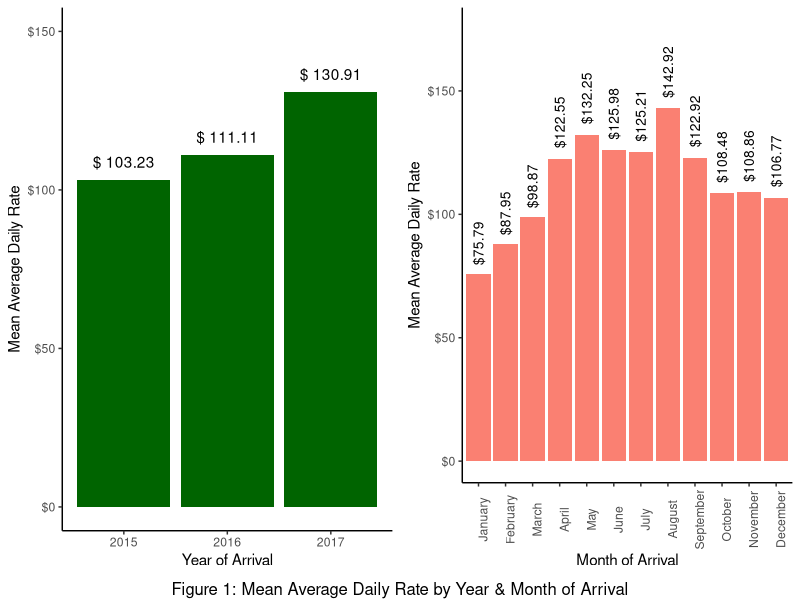
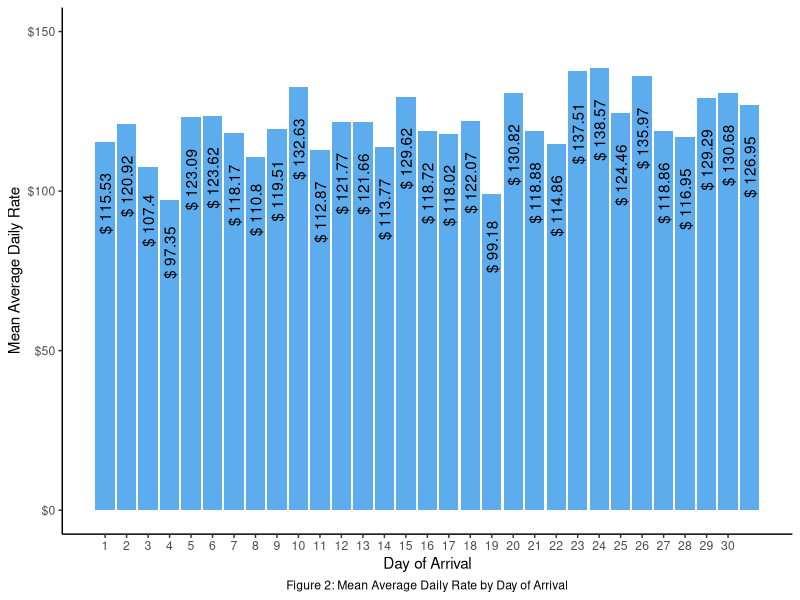
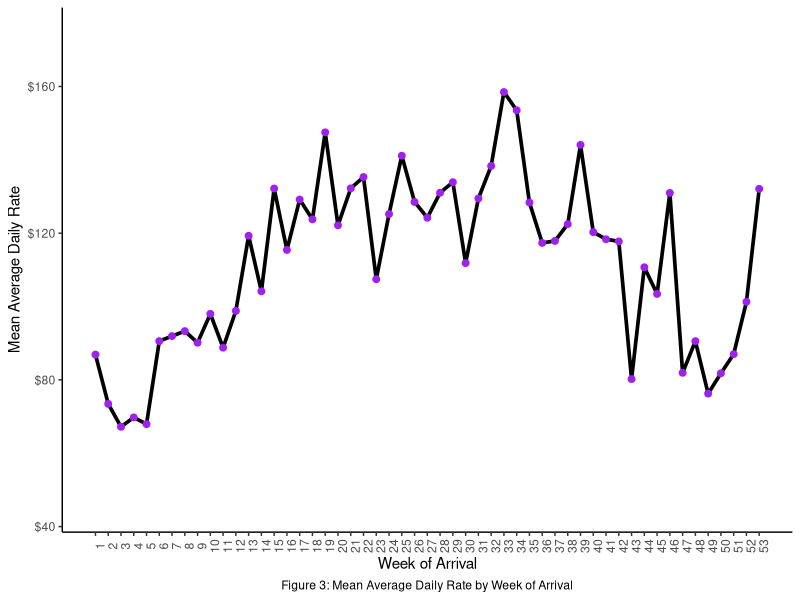
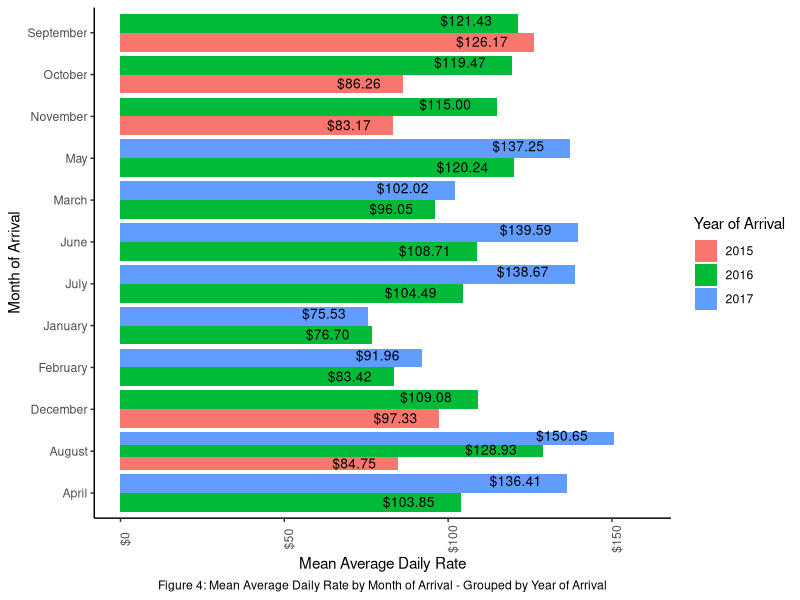
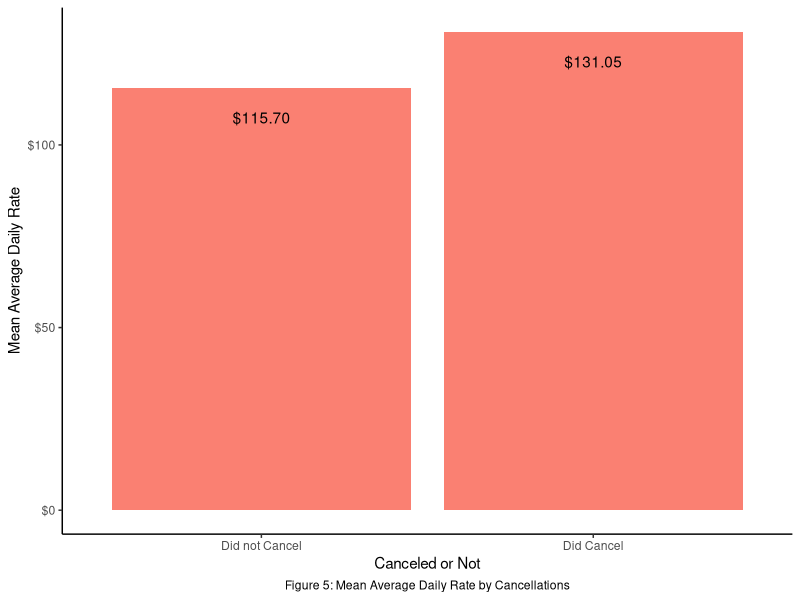
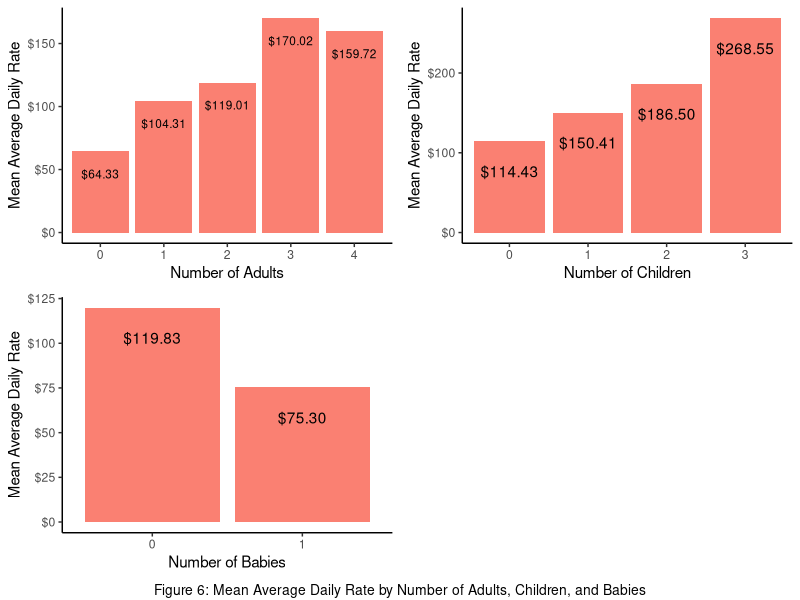
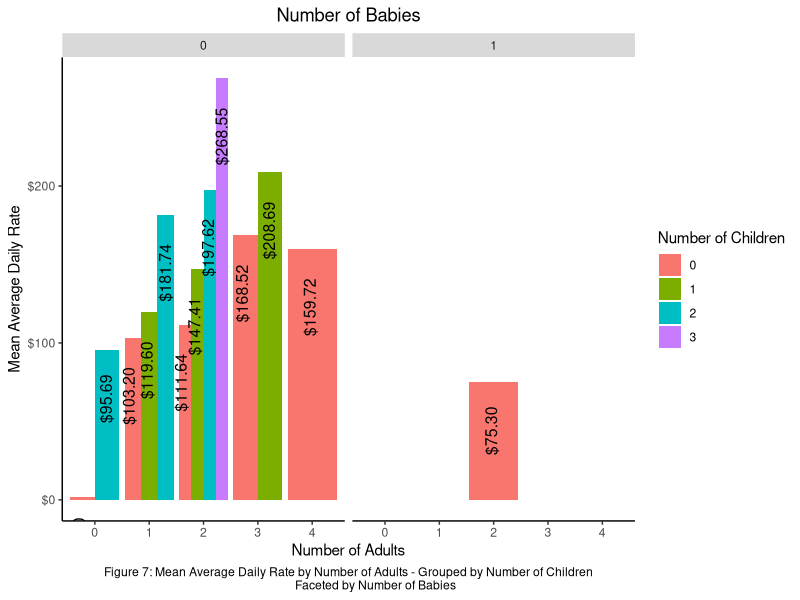
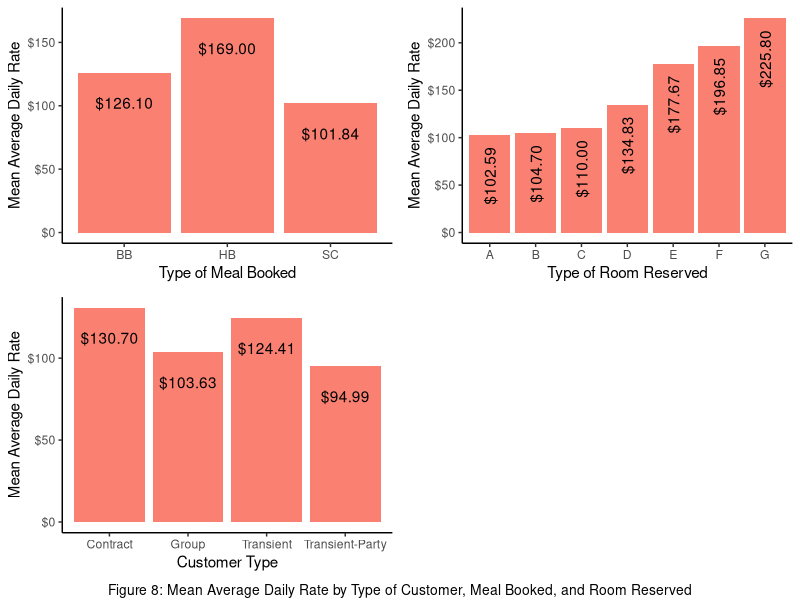

The R script that drew these images, in order:
## ---- chunk 1
knitr::opts_chunk$set(echo=FALSE)
## ---- chunk 2
library(tidyverse)
library(leaps)
library(ranger)
library(grid)
library(gridExtra)
library(knitr)
setwd("C:/Users/Josh/Google Drive/Spring 2020/STAT425/FinalProject")
## ---- chunk 3
#read in data
hotel = read_csv('hotels.csv')
#only keep city hotel observations
city_hotel = hotel %>%
  filter(hotel %in% c("City Hotel"))
#remove hotel variable
rm(hotel)
## ---- chunk 4
#create plot of mean average daily rate by month of arrival
plot_data = city_hotel %>%
  select(arrival_date_month, adr) %>%
  group_by(arrival_date_month) %>%
  summarise(mean_adr = mean(adr)) %>%
  arrange(match(arrival_date_month, month.name))
ggplot(data = plot_data, aes(x = arrival_date_month, y = mean_adr)) +
  geom_bar(stat = 'identity', fill = 'salmon') +
  geom_text(aes(label = scales::dollar(mean_adr)), hjust = -.2, size = 3.5, angle = 90) +
  labs(x = 'Month of Arrival', y = 'Mean Average Daily Rate') +
  scale_y_continuous(labels = scales::dollar, limits = c(0, 175)) +
  scale_x_discrete(limits = month.name) +
  theme(panel.background = element_blank(),
        axis.line = element_line(color = 'black'),
        axis.text.x = element_text(angle = 90)) -> month_plot
#create plot of mean average daily rate by year of arrival
plot_data = city_hotel %>%
  select(arrival_date_year, adr) %>%
  group_by(arrival_date_year) %>%
  summarise(mean_adr = mean(adr))
ggplot(data = plot_data, aes(x = arrival_date_year, y = mean_adr)) +
  geom_bar(stat = 'identity', fill = 'darkgreen') +
  geom_text(aes(label = paste('$',round(mean_adr, 2))),
            vjust = -1) +
  scale_y_continuous(labels = scales::dollar,
                     limits = c(0, 150)) +
  labs(x = 'Year of Arrival', y = 'Mean Average Daily Rate') +
  theme(panel.background = element_blank(),
        axis.line = element_line(color = 'black')) -> year_plot
#create plot of mean average daily rate by day of arrival
plot_data = city_hotel %>%
  select(arrival_date_day_of_month, adr) %>%
  group_by(arrival_date_day_of_month) %>%
  summarise(mean_adr = mean(adr))
ggplot(data = plot_data, aes(x = arrival_date_day_of_month, y = mean_adr)) +
  geom_bar(stat = 'identity', fill = 'steelblue2') +
  geom_text(aes(label = paste('$',round(mean_adr, 2))),
            hjust = 1.5, angle = 90) +
  scale_y_continuous(labels = scales::dollar,
                     limits = c(0, 150)) +
  scale_x_continuous(breaks = 1:30) +
  labs(x = 'Day of Arrival', y = 'Mean Average Daily Rate',
       caption = 'Figure 2: Mean Average Daily Rate by Day of Arrival') +
  theme(panel.background = element_blank(),
        axis.line = element_line(color = 'black'),
        plot.caption = element_text(hjust = 0.5)) -> day_plot
#create plot of mean average daily rate by week of arrival
plot_data = city_hotel %>%
  select(arrival_date_week_number, adr) %>%
  group_by(arrival_date_week_number) %>%
  summarise(mean_adr = mean(adr))
ggplot(data = plot_data, aes(x = arrival_date_week_number, y = mean_adr)) +
  geom_line(lwd = 1.25) +
  geom_point(color = 'purple', size = 2) +
  scale_y_continuous(labels = scales::dollar,
                     limits = c(45, 175)) +
  scale_x_continuous(breaks = 1:53) +
  labs(x = 'Week of Arrival', y = 'Mean Average Daily Rate',
       caption = 'Figure 3: Mean Average Daily Rate by Week of Arrival') +
  theme(panel.background = element_blank(),
        axis.line = element_line(color = 'black'),
        axis.text.x = element_text(angle = 90),
        plot.caption = element_text(hjust = 0.5)) -> week_plot

#display figure 1
grid.arrange(year_plot, month_plot, nrow = 1,
                        bottom = textGrob("Figure 1: Mean Average Daily Rate by Year & Month of Arrival"))
## ---- chunk 5
#display figure 2
day_plot
## ---- chunk 6
#display figure 3
week_plot
## ---- chunk 7
#create figure 4
plot_data = city_hotel %>%
  select(adr, arrival_date_year, arrival_date_month) %>%
  group_by(arrival_date_year, arrival_date_month) %>%
  summarise(mean_adr = mean(adr)) %>%
  arrange(match(arrival_date_month, month.name))
ggplot(data = plot_data, aes(x = arrival_date_month, y = mean_adr,
                             fill = as.factor(arrival_date_year))) +
  geom_bar(stat = 'identity', position = 'dodge') +
  geom_text(aes(label = scales::dollar(mean_adr)), vjust = .35, hjust = 1.5,
            position = position_dodge(width = 1), size = 3.5) +
  labs(x = 'Month of Arrival', y = 'Mean Average Daily Rate',
       fill = 'Year of Arrival',
       caption = 'Figure 4: Mean Average Daily Rate by Month of Arrival - Grouped by Year of Arrival') +
  theme(axis.text.x = element_text(angle = 90),
        panel.background = element_blank(),
        axis.line = element_line(color = 'black'),
        plot.caption = element_text(hjust = 0.5)) +
  scale_y_continuous(labels = scales::dollar,
                     limits = c(0, 160)) +
  coord_flip()
## ---- chunk 8
#create figure 5
city_hotel %>% select(is_canceled, adr) %>%
  group_by(is_canceled) %>%
  summarise(mean_adr = mean(adr)) %>%
  ggplot(aes(x = as.factor(is_canceled), y = mean_adr)) +
  geom_bar(stat = 'identity', fill = 'salmon') +
  geom_text(aes(label = scales::dollar(mean_adr)), vjust = 3) +
  labs(x = 'Canceled or Not', y = 'Mean Average Daily Rate',
       caption = 'Figure 5: Mean Average Daily Rate by Cancellations') +
  scale_y_continuous(labels = scales::dollar) +
  scale_x_discrete(labels = c('Did not Cancel', 'Did Cancel')) +
  theme(panel.background = element_blank(),
        axis.line = element_line(color = 'black'),
        plot.caption = element_text(hjust = 0.5))
## ---- chunk 9
#create plot of mean average daily rate by total adults
city_hotel %>% select(adults, adr) %>%
  group_by(adults) %>%
  summarise(mean_adr = mean(adr)) %>%
  ggplot(aes(x = as.factor(adults), y = mean_adr)) +
  geom_bar(stat = 'identity', fill = 'salmon') +
  geom_text(aes(label = scales::dollar(mean_adr)), vjust = 3, size = 3) +
  labs(x = 'Number of Adults', y = 'Mean Average Daily Rate') +
  scale_y_continuous(labels = scales::dollar) +
  theme(panel.background = element_blank(),
        axis.line = element_line(color = 'black')) -> adult_plot
#create plot of mean average daily rate by total children
city_hotel %>% select(children, adr) %>%
  group_by(children) %>%
  summarise(mean_adr = mean(adr)) %>%
  ggplot(aes(x = as.factor(children), y = mean_adr)) +
  geom_bar(stat = 'identity', fill = 'salmon') +
  geom_text(aes(label = scales::dollar(mean_adr)), vjust = 3) +
  labs(x = 'Number of Children', y = 'Mean Average Daily Rate') +
  scale_y_continuous(labels = scales::dollar) +
  theme(panel.background = element_blank(),
        axis.line = element_line(color = 'black')) -> child_plot
#create plot of mean average daily rate by total babies
city_hotel %>% select(babies, adr) %>%
  group_by(babies) %>%
  summarise(mean_adr = mean(adr)) %>%
  ggplot(aes(x = as.factor(babies), y = mean_adr)) +
  geom_bar(stat = 'identity', fill = 'salmon') +
  geom_text(aes(label = scales::dollar(mean_adr)), vjust = 3) +
  labs(x = 'Number of Babies', y = 'Mean Average Daily Rate') +
  scale_y_continuous(labels = scales::dollar) +
  theme(panel.background = element_blank(),
        axis.line = element_line(color = 'black')) -> baby_plot
#display figure 6
gridExtra::grid.arrange(adult_plot, child_plot, baby_plot, nrow = 2,
                        bottom = textGrob("Figure 6: Mean Average Daily Rate by Number of Adults, Children, and Babies",
                                          gp = gpar(col = 'black', fontsize = 10)))
## ---- chunk 10
#generate figure 7
city_hotel %>% select(adults, children, babies, adr) %>%
  group_by(adults, children, babies) %>%
  summarise(mean_adr = mean(adr)) %>%
  ggplot(aes(x = as.factor(adults), y = mean_adr,
             fill = as.factor(children))) +
  geom_bar(stat = 'identity', position = 'dodge') +
  geom_text(aes(label = scales::dollar(mean_adr)), size = 4, angle = 90,
            position = position_dodge(width = 1), hjust = 1.5, vjust = 0.3) +
  facet_grid(. ~ as.factor(babies)) +
  labs(x = 'Number of Adults', y = 'Mean Average Daily Rate', title = 'Number of Babies',
       fill = 'Number of Children',
       caption = 'Figure 7: Mean Average Daily Rate by Number of Adults - Grouped by Number of Children
                  Faceted by Number of Babies') +
  scale_y_continuous(labels = scales::dollar) +
  theme(panel.background = element_blank(),
        axis.line = element_line(color = 'black'),
        plot.title = element_text(hjust = 0.5),
        plot.caption = element_text(hjust = 0.5)) -> people_interaction
people_interaction
## ---- chunk 11
#create plot of mean average daily rate by meal type requested
city_hotel %>% select(meal, adr) %>%
  group_by(meal) %>%
  summarise(mean_adr = mean(adr)) %>%
  ggplot(aes(x = as.factor(meal), y = mean_adr)) +
  geom_bar(stat = 'identity', fill = 'salmon') +
  geom_text(aes(label = scales::dollar(mean_adr)), vjust = 3) +
  labs(x = 'Type of Meal Booked', y = 'Mean Average Daily Rate') +
  scale_y_continuous(labels = scales::dollar) +
  theme(panel.background = element_blank(),
        axis.line = element_line(color = 'black')) -> meal_plot
#create plot of mean average daily rate by market segment
city_hotel %>% select(market_segment, adr) %>%
  group_by(market_segment) %>%
  summarise(mean_adr = mean(adr)) %>%
  ggplot(aes(x = as.factor(market_segment), y = mean_adr)) +
  geom_bar(stat = 'identity', fill = 'salmon') +
  geom_text(aes(label = scales::dollar(mean_adr)), hjust = 1.2, angle = 90) +
  labs(x = 'Market Segment', y = 'Mean Average Daily Rate') +
  scale_y_continuous(labels = scales::dollar) +
  theme(panel.background = element_blank(), axis.text.x = element_text(angle = 90),
        axis.line = element_line(color = 'black')) -> market_plot
#create plot of mean average daily rate by room type
city_hotel %>% select(reserved_room_type, adr) %>%
  group_by(reserved_room_type) %>%
  summarise(mean_adr = mean(adr)) %>%
  ggplot(aes(x = as.factor(reserved_room_type), y = mean_adr)) +
  geom_bar(stat = 'identity', fill = 'salmon') +
  geom_text(aes(label = scales::dollar(mean_adr)), hjust = 1.2, angle = 90) +
  labs(x = 'Type of Room Reserved', y = 'Mean Average Daily Rate') +
  scale_y_continuous(labels = scales::dollar) +
  theme(panel.background = element_blank(),
        axis.line = element_line(color = 'black')) -> room_plot
#create plot of mean average daily rate by customer type
city_hotel %>% select(customer_type, adr) %>%
  group_by(customer_type) %>%
  summarise(mean_adr = mean(adr)) %>%
  ggplot(aes(x = as.factor(customer_type), y = mean_adr)) +
  geom_bar(stat = 'identity', fill = 'salmon') +
  geom_text(aes(label = scales::dollar(mean_adr)), vjust = 3) +
  labs(x = 'Customer Type', y = 'Mean Average Daily Rate') +
  scale_y_continuous(labels = scales::dollar) +
  theme(panel.background = element_blank(),
        axis.line = element_line(color = 'black')) -> customer_plot
#create plot of mean average daily rate by total special requests
city_hotel %>% select(total_of_special_requests, adr) %>%
  group_by(total_of_special_requests) %>%
  summarise(mean_adr = mean(adr)) %>%
  ggplot(aes(x = as.factor(total_of_special_requests), y = mean_adr)) +
  geom_bar(stat = 'identity', fill = 'salmon') +
  geom_text(aes(label = scales::dollar(mean_adr)), angle = 90, hjust = 1.2) +
  labs(x = 'Number of Special Requests', y = 'Mean Average Daily Rate') +
  scale_y_continuous(labels = scales::dollar) +
  theme(panel.background = element_blank(),
        axis.line = element_line(color = 'black')) -> request_plot

#display figure 8
gridExtra::grid.arrange(meal_plot, room_plot,
                        customer_plot, nrow = 2,
                        bottom = textGrob("Figure 8: Mean Average Daily Rate by Type of Customer, Meal Booked, and Room Reserved",
                                          gp = gpar(col = 'black', fontsize = 10)))
## ---- chunk 12
gridExtra::grid.arrange(market_plot, request_plot, nrow = 1,
          bottom = textGrob("Figure 9: Mean Average Daily Rate by Market Segment and Number of Special Requests",
          gp = gpar(col = 'black', fontsize = 10)))
#display figure 9
## ---- chunk 13
GGally::ggpairs(select(city_hotel, c(adr, stays_in_weekend_nights, stays_in_week_nights, lead_time)),
                progress=FALSE) +
  labs(caption = 'Figure 10: Scatter Matrix of Numeric Variables') +
  theme(plot.caption = element_text(hjust = 0.5))
#generate figure 10
## ---- chunk 14
city_hotel$stays_total = city_hotel$stays_in_weekend_nights + city_hotel$stays_in_week_nights
GGally::ggpairs(select(city_hotel, c(adr, stays_total, lead_time)),
                progress = FALSE) +
  labs(caption = 'Figure 11: Scatter Matrix of Numeric Variables - Combined Stays') +
  theme(plot.caption = element_text(hjust = 0.5))
#generate figure 11
## ---- chunk 15

city_hotel_final = city_hotel %>% select(-c(stays_in_weekend_nights, stays_in_week_nights, stays_total,
                                            arrival_date_week_number, arrival_date_day_of_month,
                                            babies, hotel, adr))
city_hotel_final$adr = city_hotel$adr
city_hotel_final = data.frame(city_hotel_final, stringsAsFactors = True)
city_hotel_final$children = as.factor(city_hotel_final$children)
city_hotel_final$adults = as.factor(city_hotel_final$adults)
city_hotel_final$arrival_date_year = as.factor(city_hotel_final$arrival_date_year)
city_hotel_final$total_of_special_requests = as.factor(city_hotel_final$total_of_special_requests)
city_hotel_final$is_canceled = as.factor(city_hotel_final$is_canceled)
#used to convert variables to factor type
## ---- chunk 16
##generate models
#generate simple model with all variables
simple_model = lm(adr ~ . + arrival_date_month*arrival_date_year + children*adults, data = city_hotel_final)
#generate subset model
subset_model = regsubsets(adr ~ ., data = city_hotel_final)
summary_subset = summary(subset_model)
#generate quadratic model
quadratic_model = step(lm(
  adr ~ . - lead_time + poly(lead_time, 2), data = city_hotel_final),
  k = log(nrow(city_hotel_final)), trace = FALSE
)
n = nrow(city_hotel_final)
models = data.frame('BIC' = c('Simple' = n*log(sum(simple_model$residuals^2)/n) + length(coef(simple_model))*log(n),
                              'Subset' = n*log(1407145/n) + 9*log(n),
                              'Quadratic' = n*log(sum(quadratic_model$residuals^2)/n) + length(coef(quadratic_model))*log(n)),
                    'NumParameters' = c('Simple' = length(coef(simple_model)),
                                      'Subset' = sum(summary_subset$which[which.min(summary_subset$bic),] == TRUE),
                                      'Quadratic' = length(coef(quadratic_model))
                                      )
)
#calculate BIC/#params comparison table
kable(models,
      caption = 'Comparison of Linear Regression Models')
## ---- chunk 17
kable(quadratic_model$anova,
      caption = 'Removed Variables from Quadratic Model')
## ---- chunk 18
predictions = predict(quadratic_model, newdata = select(city_hotel_final, -adr))
#generate predictions on MLR model
rmse_lr = sqrt(sum(quadratic_model$residuals^2)/n)
#calculate rmse on MLR model
## ---- chunk 19
example = data.frame(is_canceled = '0', arrival_date_year = '2017', arrival_date_month = 'January', lead_time = 70,
                     adults = '2', children = '3', meal = 'HB', reserved_room_type = 'G', total_of_special_requests = '0')
predicted = predict(quadratic_model, newdata = example)
#predict on MLR model of scenario
## ---- chunk 20
random_forest = ranger(adr ~ ., data = city_hotel_final, seed = 27,
                       num.trees = 5000, importance = 'impurity', num.threads = 4)
#generate random forest model with 5000 trees
## ---- chunk 21
important = data.frame(gini_index = importance(random_forest))
#calculate gini index on random forest model
important$variable = row.names(important)
ggplot(data = important, aes(x = variable, y = gini_index)) +
  geom_bar(fill = rainbow(11), stat = 'identity') +
  labs(y = 'Variable Importance (Gini Index)', x = 'Variable Name',
       caption = 'Figure 12: Variable Importance Plot for RF Model') +
  coord_flip() +
  theme(panel.background = element_blank(),
        axis.line = element_line(color = 'black'),
        plot.caption = element_text(hjust = 0.5))
#generate figure 12 for variable importance 
## ---- chunk 22
predictions_rf = predict(random_forest, data = select(city_hotel_final, -adr))$predictions
#generate predictions for random forest model
rmse_rf = sqrt(sum((predictions_rf - city_hotel_final$adr)^2) / n)
#calculate rmse for random forest model
## ---- chunk 23
example = data.frame(is_canceled = '0', arrival_date_year = '2017', arrival_date_month = 'January', lead_time = 70,
                     adults = '2', children = '3', meal = 'HB', reserved_room_type = 'G', total_of_special_requests = '0',
                     customer_type = 'Transient', market_segment = 'Online TA')
prediction_rf = predict(random_forest, data = example)$predictions
#predict on random forest model of scenario
## ---- chunk 24
final_models = data.frame('RMSE' = c('LinearRegression' = rmse_lr,
                      'RandomForest' = rmse_rf))
kable(final_models,
      caption = 'Comparison of Best Linear Regression and Random Forest')
